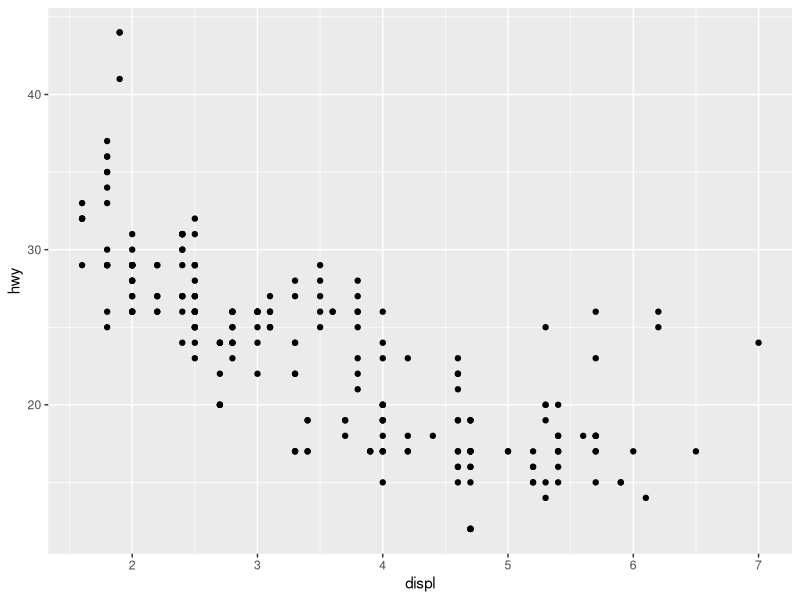
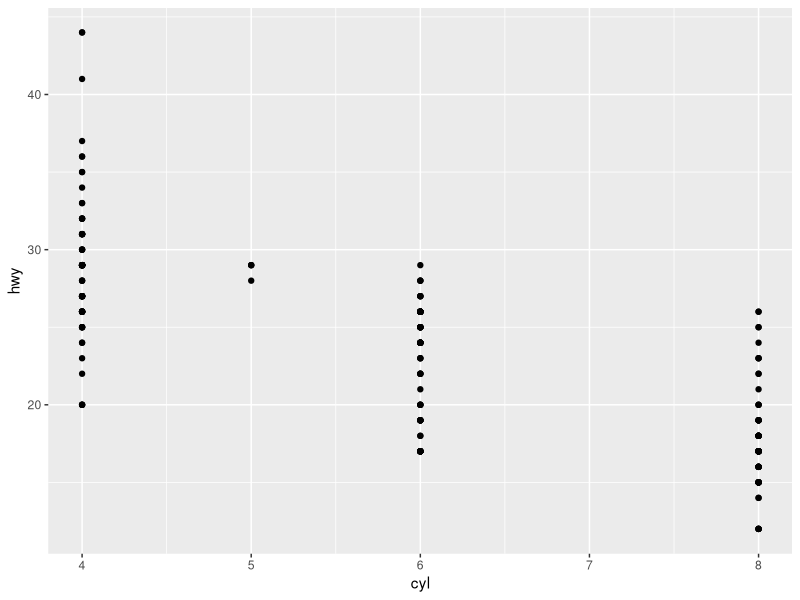
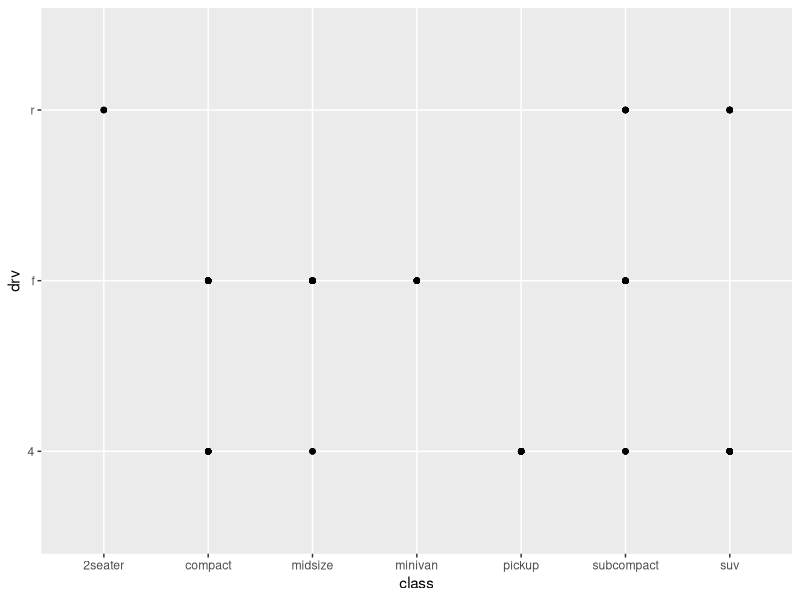
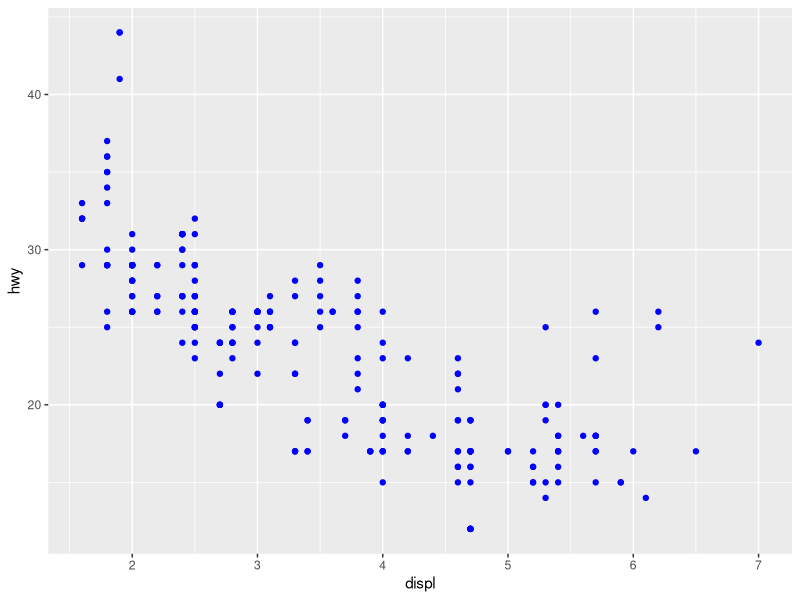
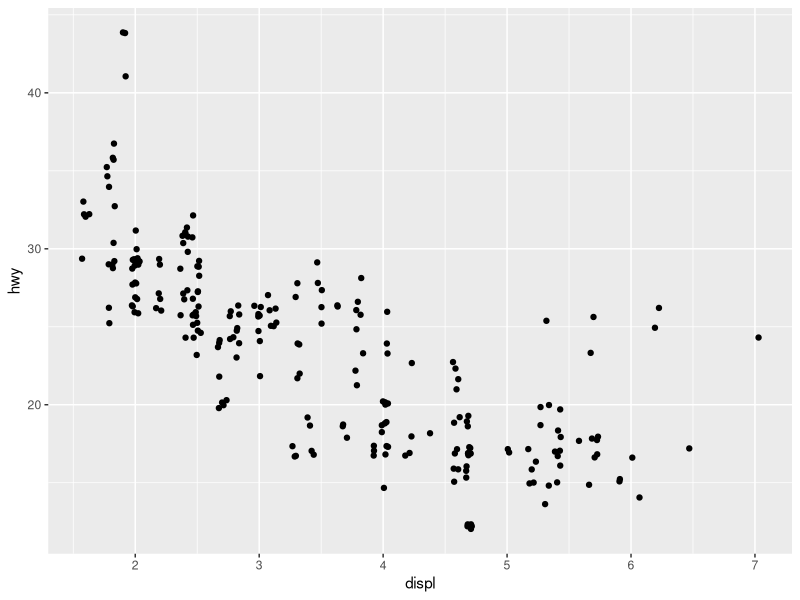
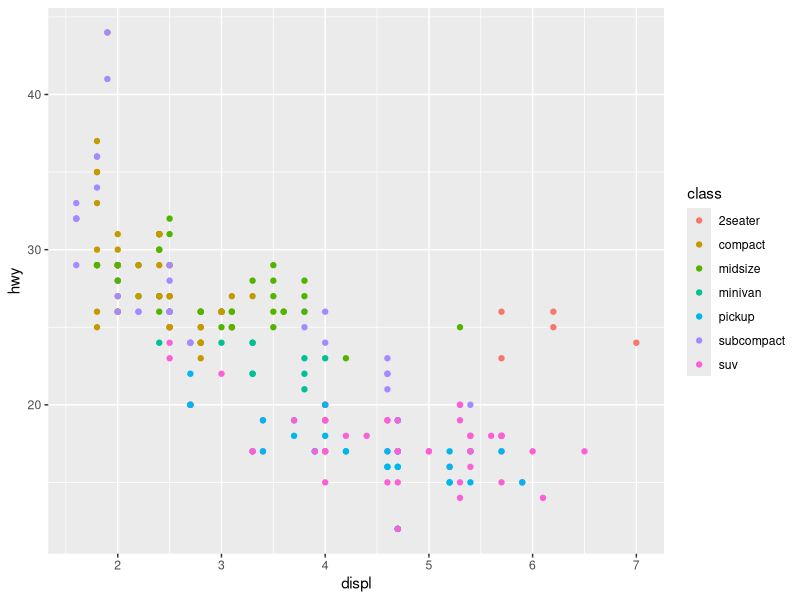
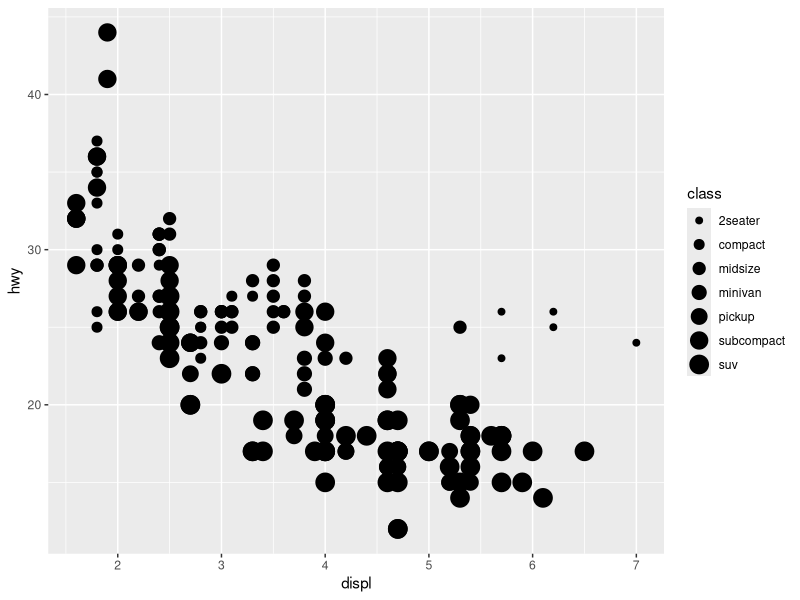
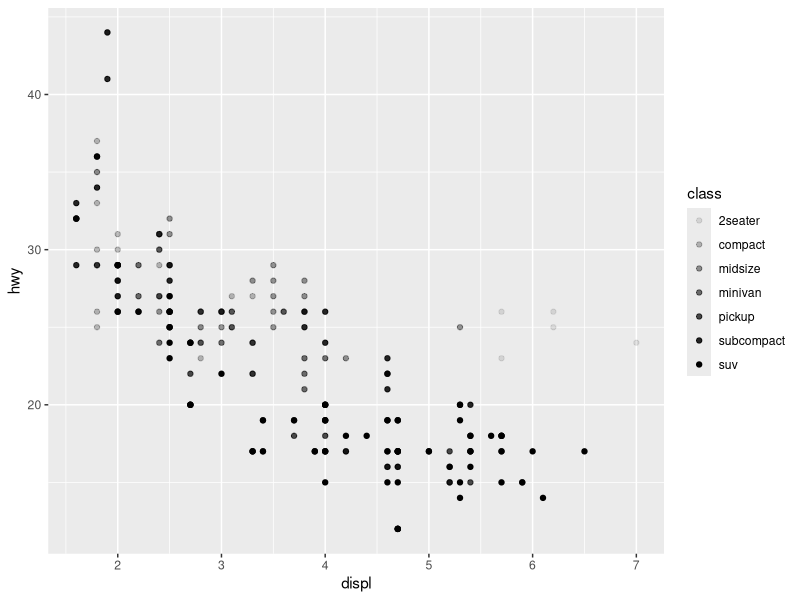

The R script that drew these images, in order:
library(tidyverse)

#SCATTERPLOT estrutura básica
ggplot(data = mpg) +
  geom_point(mapping = aes(x = displ, y = hwy))

#SCATTERPLOT estrutura básica
ggplot(data = mpg) +
  geom_point(mapping = aes(x = cyl, y = hwy))

#SCATTERPLOT estrutura básica
ggplot(data = mpg) +
  geom_point(mapping = aes(x = class, y = drv))

#SCATTERPLOT estrutura básica com COLOR fora do aes()
ggplot(data = mpg) +
  geom_point(mapping = aes(x = displ, y = hwy), color = "blue")

#SCATTERPLOT - POSITION ADJUSTMENT JITTER para evitar sobreposição
ggplot(data = mpg) + 
  geom_point(mapping = aes(x = displ, y = hwy),
  position = "jitter"
)

#3ª variável - aesthetic COLOR
ggplot(data = mpg) +
  geom_point(mapping = aes(x = displ, y = hwy, color = class))

#3ª variável - aesthetic SIZE
ggplot(data = mpg) +
  geom_point(mapping = aes(x = displ, y = hwy, size = class))

#3ª variável - aesthetic ALPHA (transparência)
ggplot(data = mpg) +
  geom_point(mapping = aes(x = displ, y = hwy, alpha = class))

#3ª variável - aesthetic SHAPE (apenas 6 elementos)
ggplot(data = mpg) +
  geom_point(mapping = aes(x = displ, y = hwy, shape = class))

#SMOOTH - 3ª variável dividindo categorias por tipo de linha
ggplot(data = mpg) +
  geom_smooth(mapping = aes(x = displ, y = hwy, linetype = drv))

#3ª variável - FACET: divide em vários gráficos pelas categorias
# da mesma variável (visualização por duas linhas)
ggplot(data = mpg) +
  geom_point(mapping = aes(x = displ, y = hwy)) + 
  facet_wrap(~ class, nrow = 2)

#3ª variável - FACET: divide em vários gráficos pelas categorias
#(visualização cruzando duas variáveis)
ggplot(data = mpg) +
  geom_point(mapping = aes(x = displ, y = hwy)) +
  facet_grid(drv ~ cyl)

#3ª variável - FACET: divide em vários gráficos pelas categorias
#(visualização pelas categorias em linhas)
ggplot(data = mpg) +
  geom_point(mapping = aes(x = displ, y = hwy)) + 
  facet_grid(drv ~ .)

#3ª variável - FACET: divide em vários gráficos pelas categorias
#(visualização pelas categorias em colunas)
ggplot(data = mpg) +
  geom_point(mapping = aes(x = displ, y = hwy)) + 
  facet_grid(. ~ cyl)

#sobreposição de 2 geom diferentes
ggplot(data = mpg, mapping = aes(x = displ, y = hwy)) + 
  geom_point(mapping = aes(color = class)) + 
  geom_smooth()

#sobreposição de 2 geom diferentes com filtro por uma categoria
ggplot(data = mpg, mapping = aes(x = displ, y = hwy)) + 
  geom_point(mapping = aes(color = class)) + 
  geom_smooth(
  data = filter(mpg, class == "subcompact"),
  se = FALSE 
  )

#BAR - 2ª variável com ALTERAÇÃO DO STAT para IDENTITY
#(altura da barra é o valor da variável Y)
demo <- tribble( 
  ~a, ~b, 
  "bar_1", 20,
  "bar_2", 30,
  "bar_3", 40
)
ggplot(data = demo) + 
  geom_bar(
    mapping = aes(x = a, y = b), stat = "identity"
  )

#BAR - 2ª variável com ALTERAÇÃO de COUNT para PROPORTION
ggplot(data = diamonds) + 
  geom_bar(
    mapping = aes(x = cut, y = ..prop.., group = 1) 
  )

#Estatística descritiva - STAT SUMMARY (mais de 20 possibilidades de 
# estatísticas - rodar ?stat_bin para conhecer todas)
ggplot(data = diamonds) + 
  stat_summary(
  mapping = aes(x = cut, y = depth), 
  fun.min = min,
  fun.max = max,
  fun = median
)

#BAR - 2ª variável em cor no argumento FILL - count no eixo Y 
ggplot(data = diamonds) +
  geom_bar(mapping = aes(x = cut, fill = cut))

#BAR - 3ª variável no argumento FILL (subdivide as barras)
ggplot(data = diamonds) +
  geom_bar(mapping = aes(x = cut, fill = clarity))

#BAR - 3ª variável com POSITION ADJUSTMENT (FILL)
ggplot(data = diamonds) + geom_bar(
  mapping = aes(x = cut, fill = clarity),
  position = "fill"
)

#BAR - 3ª variável com POSITION ADJUSTMENT (DODGE) 
ggplot(data = diamonds) + 
  geom_bar(mapping = aes(x = cut, fill = clarity),
  position = "dodge"
)

#BOXPLOT vertical
ggplot(data = mpg, mapping = aes(x = class, y = hwy)) + 
  geom_boxplot()

#BOXPLOT horizontal (COORD_FLIP)
ggplot(data = mpg, mapping = aes(x = class, y = hwy)) + 
  geom_boxplot() +
  coord_flip()

#PIE CHART transformado com COORD_POLAR de um BAR CHART
bar <- ggplot(data = diamonds) + 
  geom_bar(mapping = aes(x = cut, fill = cut), show.legend = FALSE,
  width = 1)+
  theme(aspect.ratio = 1) + labs(x = NULL, y = NULL)
bar + coord_polar()


